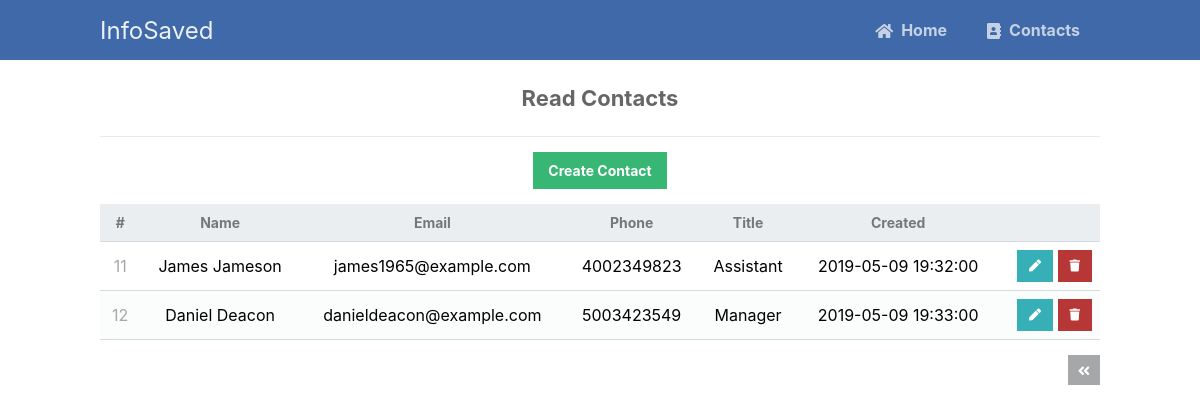
The app's page /read.php?page=3 with its own data.
### tables this page shows
CREATE TABLE `contacts` (
  `id` int(11) NOT NULL,
  `name` varchar(255) NOT NULL,
  `email` varchar(255) NOT NULL,
  `phone` varchar(255) NOT NULL,
  `title` varchar(255) NOT NULL,
  `created` datetime NOT NULL DEFAULT current_timestamp()
);

### read.php (the view, shortened to what this page needs)
<?php
include 'functions.php';
$pdo = pdo_connect_mysql();
$page = isset($_GET['page']) && is_numeric($_GET['page']) ? (int)$_GET['page'] : 1;
$records_per_page = 5;
$stmt = $pdo->prepare('SELECT * FROM contacts ORDER BY id LIMIT :current_page, :record_per_page');
$stmt->bindValue(':current_page', ($page-1)*$records_per_page, PDO::PARAM_INT);
$stmt->bindValue(':record_per_page', $records_per_page, PDO::PARAM_INT);
$stmt->execute();
$contacts = $stmt->fetchAll(PDO::FETCH_ASSOC);
?>
<?=template_header('Read')?>
<div class="content read">
	<h2>Read Contacts</h2>
	<a href="create.php" class="create-contact">Create Contact</a>
	<table>
        <thead>
            <tr>
                <td>#</td>
                <td>Name</td>
                <td>Email</td>
                <td>Phone</td>
                <td>Title</td>
                <td>Created</td>
                <td></td>
            </tr>
        </thead>
        <tbody>
            <?php foreach ($contacts as $contact): ?>
            <tr>
                <td><?=$contact['id']?></td>
                <td><?=$contact['name']?></td>
                <td><?=$contact['email']?></td>
                <td><?=$contact['phone']?></td>
                <td><?=$contact['title']?></td>
                <td><?=$contact['created']?></td>
                <td class="actions">
                    <a href="update.php?id=<?=$contact['id']?>" class="edit"><i class="fas fa-pen fa-xs"></i></a>
                    <a href="delete.php?id=<?=$contact['id']?>" class="trash"><i class="fas fa-trash fa-xs"></i></a>
                </td>
            </tr>
            <?php endforeach; ?>
        </tbody>
    </table>
	<div class="pagination">
		<?php if ($page > 1): ?>
		<a href="read.php?page=<?=$page-1?>"><i class="fas fa-angle-double-left fa-sm"></i></a>
		<?php endif; ?>
	</div>
</div>
<?=template_footer()?>

### style.css (style rules this page uses)
* { box-sizing: border-box; font-family: "apple-system", "BlinkMacSystemFont", "segoe ui", "roboto", "oxygen", "ubuntu", "cantarell", "fira sans", "droid sans", "helvetica neue", Arial, sans-serif; font-size: 16px; -webkit-font-smoothing: antialiased; -moz-osx-font-smoothing: grayscale; }
body { background-color: #FFFFFF; margin: 0; }
.content { width: 1000px; margin: 0 auto; text-align: center; }
.content h2 { margin: 0; padding: 25px 0; font-size: 22px; border-bottom: 1px solid #ebebeb; color: #666666; }
.read .create-contact { display: inline-block; text-decoration: none; background-color: #38b673; font-weight: bold; font-size: 14px; color: #FFFFFF; padding: 10px 15px; margin: 15px 0; }
.read .pagination { display: flex; justify-content: flex-end; }
.read .pagination a { display: inline-block; text-decoration: none; background-color: #a5a7a9; font-weight: bold; color: #FFFFFF; padding: 5px 10px; margin: 15px 0 15px 5px; }
.read table { width: 100%; padding-top: 30px; border-collapse: collapse; }
.read table thead { background-color: #ebeef1; border-bottom: 1px solid #d3dae0; }
.read table thead td { padding: 10px; font-weight: bold; color: #767779; font-size: 14px; }
.read table tbody tr { border-bottom: 1px solid #d3dae0; }
.read table tbody tr:nth-child(even) { background-color: #fbfcfc; }
.read table tbody tr td { padding: 10px; }
.read table tbody tr td:nth-child(1) { color: #a5a7a9; }
.read table tbody tr td.actions { padding: 8px; text-align: right; }
.read table tbody tr td.actions .edit, .read table tbody tr td.actions .trash { display: inline-flex; text-align: right; text-decoration: none; color: #FFFFFF; padding: 10px 12px; }
.read table tbody tr td.actions .trash { background-color: #b73737; }
.read table tbody tr td.actions .edit { background-color: #37afb7; }

### records on screen
contacts: id "11", name "James Jameson", email "james1965@example.com", phone "4002349823", title "Assistant", created "2019-05-09 19:32:00"
contacts: id "12", name "Daniel Deacon", email "danieldeacon@example.com", phone "5003423549", title "Manager", created "2019-05-09 19:33:00"
